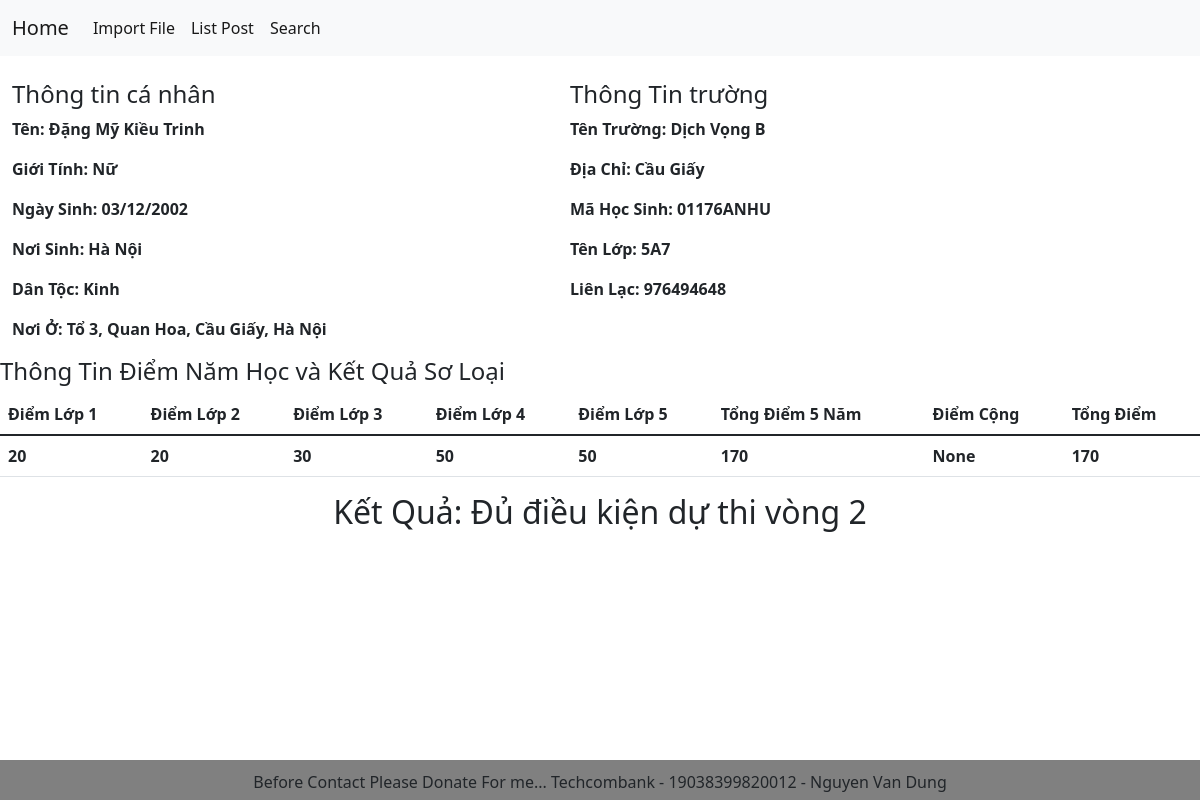
The page /studentdietail/1/ on the database its author committed.
### excel/models.py (models this page shows, shortened)
class Student(models.Model):
    school = models.CharField(max_length=100)
    district = models.CharField(max_length=100)
    student_id = models.CharField(max_length=50, unique= True)
    stu_class = models.CharField(max_length=30)
    name = models.CharField(max_length=100)
    date = models.CharField(max_length=200)
    sex = models.CharField(max_length=20)
    place_of_birth = models.CharField(max_length=100)
    ethnic = models.CharField(max_length=50)
    location = models.CharField(max_length=255)
    phone_number = models.IntegerField(blank=True)
    total_grade_1 = models.PositiveSmallIntegerField(blank=True)
    total_grade_2 = models.PositiveSmallIntegerField(blank=True)
    total_grade_3 = models.PositiveSmallIntegerField(blank=True)
    total_grade_4 = models.PositiveSmallIntegerField(blank=True)
    total_grade_5 = models.PositiveSmallIntegerField(blank=True)
    total_5_years = models.PositiveSmallIntegerField(blank=True)
    plus = models.PositiveSmallIntegerField(blank=True, null= True, default=0)
    total_all = models.PositiveSmallIntegerField(blank=True, null=True)
    decripsion = models.CharField(max_length=255)

### excel/views.py (the view)
# urls.py: path('studentdietail/<int:id>/',views.detail_student,name='student-detail')
def detail_student(request, id):
    context = {
        "student_detail":get_object_or_404(Student,pk=id)
    }
    return render(request, 'detail_student.html', context)

### excel/templates/detail_student.html
{% extends 'base.html' %}
{% block content %}
<br>
<div class='row container fw-semibold'>
    <div class='col-md-6'>
        <h4>Thông tin cá nhân</h4>
        <p>Tên: {{student_detail.name}}</p>
        <p>Giới Tính: {{student_detail.sex}}</p>
        <p>Ngày Sinh: {{student_detail.date}}</p>
        <p>Nơi Sinh: {{student_detail.place_of_birth}}</p>
        <p>Dân Tộc: {{student_detail.ethnic}}</p>
        <p>Nơi Ở: {{student_detail.location}}</p>
    </div>
    <div class="col-md-6">
        <h4>Thông Tin trường</h4>
        <p>Tên Trường: {{student_detail.school}}</p>
        <p>Địa Chỉ: {{student_detail.district}}</p>
        <p>Mã Học Sinh: {{student_detail.student_id}}</p>
        <p>Tên Lớp: {{student_detail.stu_class}}</p>
        <p>Liên Lạc: {{student_detail.phone_number}}</p>
    </div>
</div>
<div>
    <h4>Thông Tin Điểm Năm Học và Kết Quả Sơ Loại</h4>
    <table class="table">
        <thead>
            <tr>
                <th scope="col">Điểm Lớp 1</th>
                <th scope="col">Điểm Lớp 2</th>
                <th scope="col">Điểm Lớp 3</th>
                <th scope="col">Điểm Lớp 4</th>
                <th scope="col">Điểm Lớp 5</th>
                <th scope="col">Tổng Điểm 5 Năm</th>
                <th scope="col">Điểm Cộng</th>
                <th scope="col">Tổng Điểm</th>
            </tr>
        </thead>
        <tbody class="table-group-divider fw-semibold">
            <tr>
                <td>{{student_detail.total_grade_1}}</th>
                <td>{{student_detail.total_grade_2}}</td>
                <td>{{student_detail.total_grade_3}}</td>
                <td>{{student_detail.total_grade_4}}</td>
                <td>{{student_detail.total_grade_5}}</td>
                <td>{{student_detail.total_5_years}}</td>
                <td>{{student_detail.plus}}</td>
                <td>{{student_detail.total_all}}</td>
            </tr>
        </tbody>
      </table>
      <center><h2>Kết Quả: {{student_detail.decripsion}}</h2></center>
</div>
{% endblock content %}

### rows shown on the page
Student: name "Đặng Mỹ Kiều Trinh", sex "Nữ", date "03/12/2002", place_of_birth "Hà Nội", ethnic "Kinh", location "Tổ 3, Quan Hoa, Cầu Giấy, Hà Nội", school "Dịch Vọng B", district "Cầu Giấy", student_id "01176ANHU", stu_class "5A7", phone_number "976494648", total_grade_1 "20", total_grade_2 "20", total_grade_3 "30", total_grade_4 "50", total_grade_5 "50", total_5_years "170", plus "None", total_all "170", decripsion "Đủ điều kiện dự thi vòng 2"
